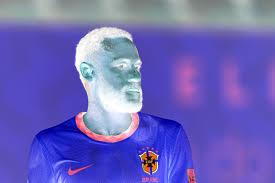
#> input picture filtersimages/neymar_NEG.jpg, 275 x 183 px
$ python -i lib.py   (imports and definitions only)
#> lines starting #> are read from the running program, lines starting #| are printed output that depends on the picture
from PIL import Image

def get_avg(R,G,B)->int:
    avg = round(R * 0.21 + G * 0.71 + B * 0.08)
    return avg

# [166 lines left out: functions to_gray, to_selfia, to_selfia_purple, to_purple, to_green, to_negative, not called in this run]

def to_blur(file:str)->Image:
#> called with file = 'filtersimages/neymar_NEG.jpg'
    image = Image.open(file)
#> image is the input picture: PIL image 275x183 RGB; mean R, G, B 108.3, 100.8, 187

    height = image.height
#> height = 183
    width = image.width
#> width = 275

    image_blur = Image.new("RGB",(width,height))
#> image_blur: PIL image 275x183 RGB; every value is 0

    for i in range(width):
        for j in range(height):

            pxl = image.getpixel((i,j))
            R,G,B = pxl[0],pxl[1],pxl[2]

            bR,bG,bB,count = 0,0,0,0
            for k in (-1,1):
                for l in range(-1,1):
                    if (i+k >= width or i+k < 0 or j+l >= height or j+l < 0):
                        continue

                    bR += image.getpixel((k+i,l+j))[0]
                    bG += image.getpixel((k+i,l+j))[1]
                    bB += image.getpixel((k+i,l+j))[2]
                    count +=1

            R = bR//count
            G = bG//count
            B = bB//count

            blur_pixel = (R,G,B)

            image_blur.putpixel((i,j),blur_pixel)
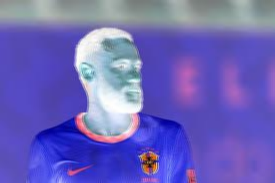
#> image_blur: PIL image 275x183 RGB; mean R, G, B 108.1, 100.6, 186.5


    return image_blur

# [30 lines left out: function to_lut_hexa, not called in this run]

>>> result = to_blur('filtersimages/neymar_NEG.jpg')

$ run again, on filtersimages/neymar_PURPLE.jpg
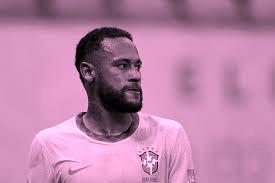
#> input picture filtersimages/neymar_PURPLE.jpg, 275 x 183 px
#> in to_blur, image is the input picture: PIL image 275x183 RGB; mean R, G, B 187.8, 131.1, 168.2
#> after the loop in to_blur, `for i in range(width):`:
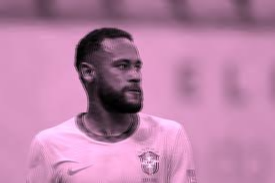
#> image_blur: PIL image 275x183 RGB; mean R, G, B 187.3, 130.7, 167.8
